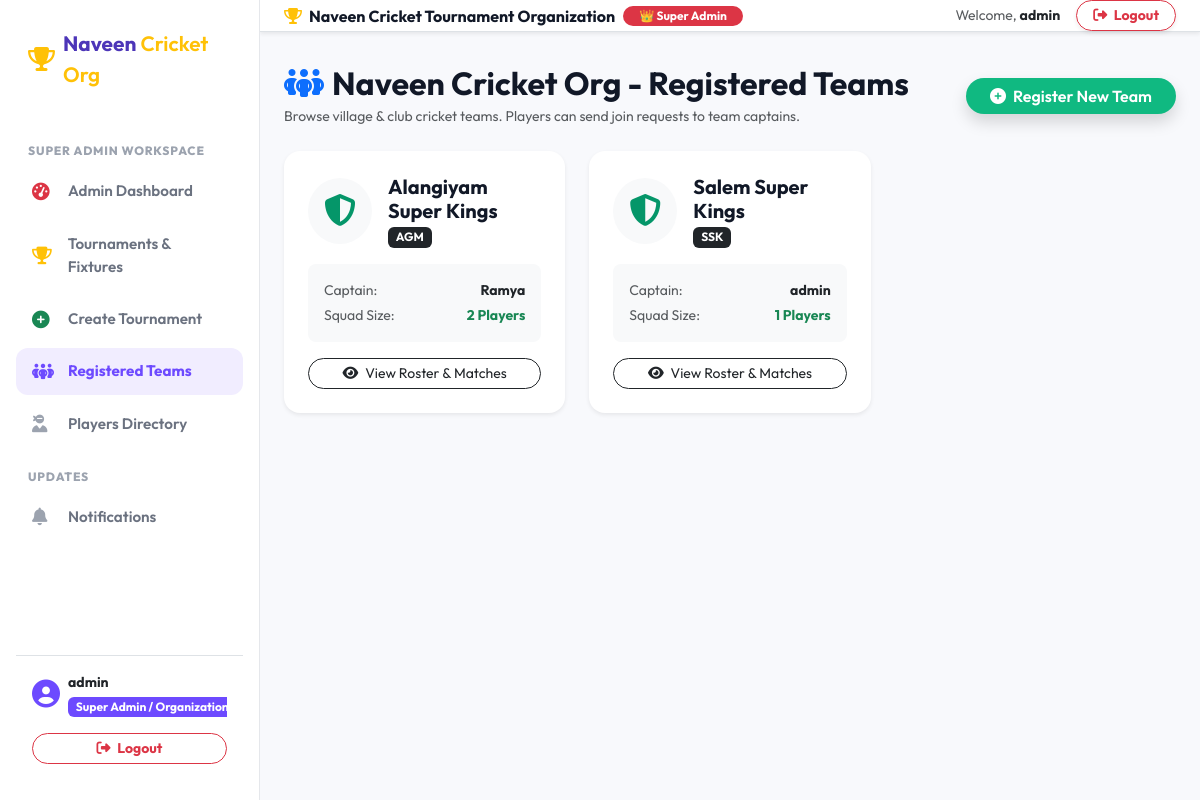
Page /teams/ (signed in) on the earlier database version.
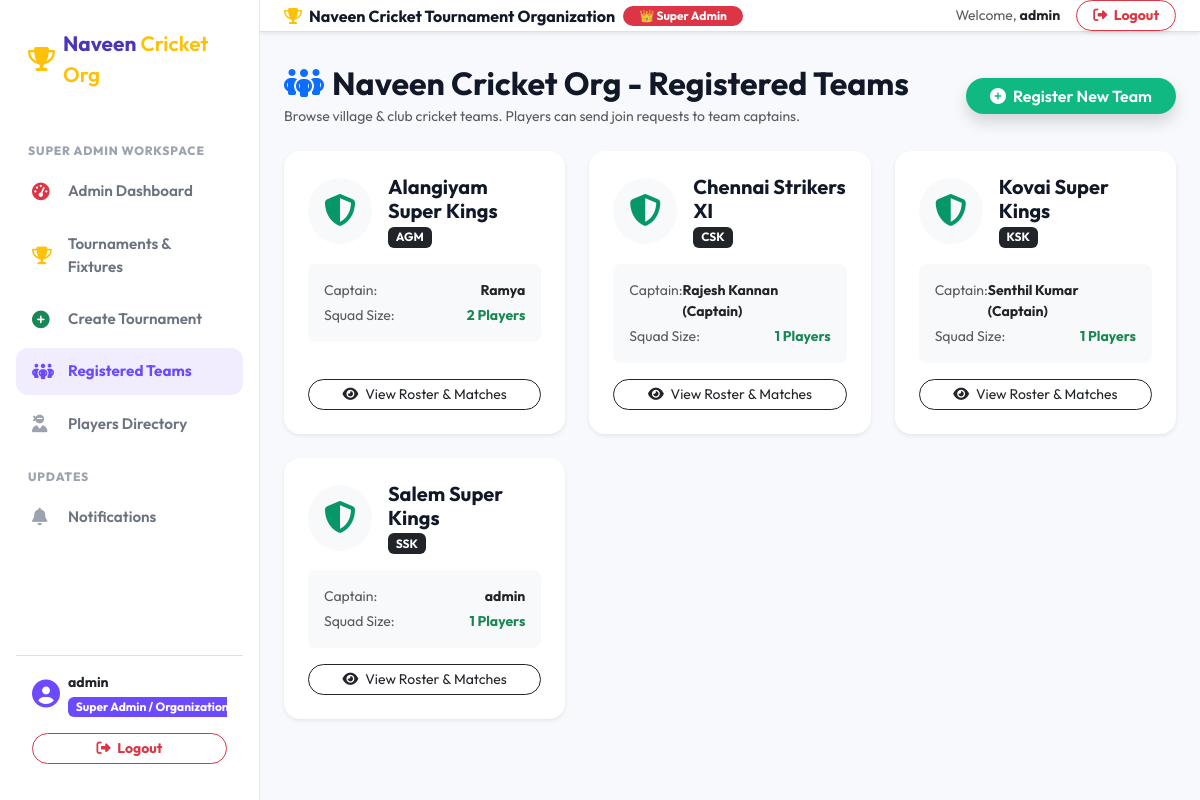
Same page on the later database version.
### apps/accounts/models.py (models this page shows, shortened)
class User(AbstractUser):
    class Role(models.TextChoices):
        ADMIN = 'ADMIN', 'Super Admin / Organization Head'
        CAPTAIN = 'CAPTAIN', 'Team Captain / Owner'
        ORGANIZER = 'ORGANIZER', 'Tournament Organizer'
        PLAYER = 'PLAYER', 'Cricket Player'
    role = models.CharField(
        max_length=20,
        choices=Role.choices,
        default=Role.PLAYER
    )
    phone_number = models.CharField(max_length=15, blank=True, null=True)
    profile_picture = models.ImageField(upload_to='profile_pics/', blank=True, null=True)
    bio = models.TextField(blank=True, null=True)
    is_approved_organizer = models.BooleanField(default=True)
    created_at = models.DateTimeField(auto_now_add=True)
    @property
    def is_admin_role(self):
        return self.role == self.Role.ADMIN or self.is_superuser
    @property
    def is_captain_role(self):
        return self.role in [self.Role.CAPTAIN, self.Role.ORGANIZER] or (hasattr(self, 'created_teams') and self.created_teams.exists())

### apps/teams/models.py (models this page shows, shortened)
class Team(models.Model):
    name = models.CharField(max_length=150)
    short_code = models.CharField(max_length=10)
    logo = models.ImageField(upload_to='team_logos/', blank=True, null=True)
    district = models.ForeignKey('locations.District', on_delete=models.SET_NULL, null=True, blank=True, related_name='teams')
    taluk = models.ForeignKey('locations.Taluk', on_delete=models.SET_NULL, null=True, blank=True, related_name='teams')
    village = models.ForeignKey('locations.Village', on_delete=models.SET_NULL, null=True, blank=True, related_name='teams')
    captain = models.ForeignKey('players.PlayerProfile', on_delete=models.SET_NULL, null=True, blank=True, related_name='captain_teams')
    vice_captain = models.ForeignKey('players.PlayerProfile', on_delete=models.SET_NULL, null=True, blank=True, related_name='vice_captain_teams')
    created_by = models.ForeignKey(settings.AUTH_USER_MODEL, on_delete=models.CASCADE, related_name='created_teams')
    created_at = models.DateTimeField(auto_now_add=True)
    class Meta:
        ordering = ['name']
    @property
    def total_players(self):
        return self.members.count()

### apps/players/models.py (models this page shows, shortened)
class PlayerProfile(models.Model):
    class Gender(models.TextChoices):
        MALE = 'MALE', 'Male'
        FEMALE = 'FEMALE', 'Female'
        OTHER = 'OTHER', 'Other'
    class PlayingRole(models.TextChoices):
        BATSMAN = 'BATSMAN', 'Batsman'
        BOWLER = 'BOWLER', 'Bowler'
        ALL_ROUNDER = 'ALL_ROUNDER', 'All-Rounder'
        WICKET_KEEPER = 'WICKET_KEEPER', 'Wicket-Keeper / Batsman'
    class BattingStyle(models.TextChoices):
        RIGHT_HAND = 'RIGHT_HAND', 'Right Hand'
        LEFT_HAND = 'LEFT_HAND', 'Left Hand'
    class BattingPosition(models.TextChoices):
        OPENING = 'OPENING', 'Opening'
        TOP_ORDER = 'TOP_ORDER', 'Top Order'
        MIDDLE_ORDER = 'MIDDLE_ORDER', 'Middle Order'
        LOWER_ORDER = 'LOWER_ORDER', 'Lower Order'
        FINISHER = 'FINISHER', 'Finisher'
    class BowlingStyle(models.TextChoices):
        RIGHT_ARM_FAST = 'RIGHT_ARM_FAST', 'Right Arm Fast'
        RIGHT_ARM_MEDIUM = 'RIGHT_ARM_MEDIUM', 'Right Arm Medium'
        RIGHT_ARM_SPIN = 'RIGHT_ARM_SPIN', 'Right Arm Spin'
        LEFT_ARM_FAST = 'LEFT_ARM_FAST', 'Left Arm Fast'
        LEFT_ARM_MEDIUM = 'LEFT_ARM_MEDIUM', 'Left Arm Medium'
        LEFT_ARM_SPIN = 'LEFT_ARM_SPIN', 'Left Arm Spin'
        NONE = 'NONE', 'None / Non-Bowler'
    class BowlingType(models.TextChoices):
        PACE = 'PACE', 'Pace'
        SPIN = 'SPIN', 'Spin'
        NONE = 'NONE', 'None'
    class Status(models.TextChoices):
        AVAILABLE = 'AVAILABLE', 'Available'
        IN_TEAM = 'IN_TEAM', 'Assigned to Team'
        INACTIVE = 'INACTIVE', 'Inactive'
    user = models.OneToOneField(settings.AUTH_USER_MODEL, on_delete=models.CASCADE, related_name='player_profile')
    full_name = models.CharField(max_length=150)
    date_of_birth = models.DateField(blank=True, null=True)
    gender = models.CharField(max_length=10, choices=Gender.choices, default=Gender.MALE)
    mobile_number = models.CharField(max_length=15)
    playing_experience_years = models.PositiveIntegerField(default=1, help_text="Experience in years")
    district = models.ForeignKey('locations.District', on_delete=models.SET_NULL, null=True, blank=True, related_name='players')
    taluk = models.ForeignKey('locations.Taluk', on_delete=models.SET_NULL, null=True, blank=True, related_name='players')
    village = models.ForeignKey('locations.Village', on_delete=models.SET_NULL, null=True, blank=True, related_name='players')
    playing_role = models.CharField(max_length=30, choices=PlayingRole.choices, default=PlayingRole.ALL_ROUNDER)
    primary_role = models.CharField(max_length=30, choices=PlayingRole.choices, default=PlayingRole.ALL_ROUNDER)
    secondary_role = models.CharField(max_length=30, choices=PlayingRole.choices, default=PlayingRole.BATSMAN)
    batting_style = models.CharField(max_length=30, choices=BattingStyle.choices, default=BattingStyle.RIGHT_HAND)
    batting_position = models.CharField(max_length=30, choices=BattingPosition.choices, default=BattingPosition.MIDDLE_ORDER)
    bowling_style = models.CharField(max_length=30, choices=BowlingStyle.choices, default=BowlingStyle.RIGHT_ARM_SPIN)
    bowling_type = models.CharField(max_length=15, choices=BowlingType.choices, default=BowlingType.SPIN)
    jersey_number = models.PositiveIntegerField(blank=True, null=True)
    preferred_position = models.CharField(max_length=50, blank=True, null=True, help_text="e.g. No. 3 Batsman / Death Bowler")
    bio = models.TextField(blank=True, null=True)
    current_team = models.ForeignKey('teams.Team', on_delete=models.SET_NULL, null=True, blank=True, related_name='members')
    player_status = models.CharField(max_length=20, choices=Status.choices, default=Status.AVAILABLE)
    profile_photo = models.ImageField(upload_to='player_photos/', blank=True, null=True)
    created_at = models.DateTimeField(auto_now_add=True)

### apps/teams/views.py (the view)
# urls.py: path('', team_list_view, name='team_list'),
@login_required(login_url='login')
def team_list_view(request):
    teams = Team.objects.all().select_related('captain', 'created_by')
    player_profile = getattr(request.user, 'player_profile', None)
    pending_team_ids = []
    if player_profile:
        pending_team_ids = list(TeamJoinRequest.objects.filter(
            player=player_profile,
            status=TeamJoinRequest.Status.PENDING
        ).values_list('team_id', flat=True))
    return render(request, 'teams/team_list.html', {
        'teams': teams,
        'player_profile': player_profile,
        'pending_team_ids': pending_team_ids,
    })

### templates/teams/team_list.html (shortened to what this page needs)
{% extends 'base.html' %}
{% block content %}
<div class="d-flex justify-content-between align-items-center mb-4">
    <div>
        <h2 class="fw-bold text-navy mb-1"><i class="fa-solid fa-people-group text-primary me-2"></i>Naveen Cricket Org - Registered Teams</h2>
        <p class="text-muted small mb-0">Browse village & club cricket teams. Players can send join requests to team captains.</p>
    </div>
    {% if user.is_authenticated and user.is_captain_role %}
        <a href="{% url 'team_create' %}" class="btn btn-emerald rounded-pill px-4 shadow">
            <i class="fa-solid fa-plus-circle me-1"></i> Register New Team
        </a>
    {% endif %}
</div>
<div class="row g-4">
    {% for team in teams %}
        <div class="col-md-6 col-lg-4">
            <div class="card border-0 shadow-sm rounded-4 h-100 p-4 bg-white d-flex flex-column">
                <div class="d-flex align-items-center mb-3">
                    {% if team.logo %}
                        <img src="{{ team.logo.url }}" class="rounded-circle shadow me-3" style="width: 55px; height: 55px; object-fit: cover;" alt="">
                    {% else %}
                        <div class="me-3 p-3 bg-light rounded-circle text-emerald">
                            <i class="fa-solid fa-shield-halved fs-2"></i>
                        </div>
                    {% endif %}
                    <div>
                        <h5 class="fw-bold text-navy mb-0">{{ team.name }}</h5>
                        <span class="badge bg-dark">{{ team.short_code }}</span>
                    </div>
                </div>
                <div class="bg-light p-3 rounded-3 mb-3 small">
                    <div class="d-flex justify-content-between mb-1">
                        <span class="text-muted">Captain:</span>
                        <span class="fw-bold">{{ team.captain.full_name|default:team.created_by.username }}</span>
                    </div>
                    <div class="d-flex justify-content-between">
                        <span class="text-muted">Squad Size:</span>
                        <span class="fw-bold text-success">{{ team.total_players }} Players</span>
                    </div>
                </div>
                <div class="mt-auto d-flex flex-column gap-2">
                    <a href="{% url 'team_detail' team.id %}" class="btn btn-outline-dark w-100 rounded-pill btn-sm">
                        <i class="fa-solid fa-eye me-1"></i> View Roster & Matches
                    </a>
                </div>
            </div>
        </div>
    {% empty %}
        <div class="col-12 text-center py-5 text-muted">No teams registered yet.</div>
    {% endfor %}
</div>
{% endblock %}

### templates/base.html (shortened to what this page needs)
{% load static %}
<!DOCTYPE html>
<html lang="en">
<head>
    <link href="https://cdn.jsdelivr.net/npm/bootstrap@5.3.2/dist/css/bootstrap.min.css" rel="stylesheet">
    <link rel="stylesheet" href="https://cdnjs.cloudflare.com/ajax/libs/font-awesome/6.4.2/css/all.min.css">
    <link rel="stylesheet" href="{% static 'css/style.css' %}">
</head>
<body>
    <div class="app-wrapper">
        {% if user.is_authenticated and request.resolver_match.url_name != 'login' and request.resolver_match.url_name != 'register' %}
            <aside class="app-sidebar d-none d-lg-flex">
                <a href="{% url 'home' %}" class="sidebar-brand">
                    <i class="fa-solid fa-trophy text-warning"></i>
                    <span class="fw-bold">Naveen<span class="text-warning fw-semibold"> Cricket Org</span></span>
                </a>
                <ul class="sidebar-menu">
                    {% if user.is_admin_role %}
                        <div class="sidebar-section-title">Super Admin Workspace</div>
                        <li class="sidebar-item">
                            <a href="{% url 'admin_dashboard' %}" class="sidebar-link {% if 'dashboard/admin' in request.path %}active{% endif %}">
                                <i class="fa-solid fa-gauge-high text-danger"></i> Admin Dashboard
                            </a>
                        </li>
                        <li class="sidebar-item">
                            <a href="{% url 'tournament_list' %}" class="sidebar-link {% if 'tournaments' in request.path %}active{% endif %}">
                                <i class="fa-solid fa-trophy text-warning"></i> Tournaments & Fixtures
                            </a>
                        </li>
                        <li class="sidebar-item">
                            <a href="{% url 'tournament_create' %}" class="sidebar-link {% if 'tournaments/create' in request.path %}active{% endif %}">
                                <i class="fa-solid fa-plus-circle text-success"></i> Create Tournament
                            </a>
                        </li>
                        <li class="sidebar-item">
                            <a href="{% url 'team_list' %}" class="sidebar-link {% if 'teams' in request.path %}active{% endif %}">
                                <i class="fa-solid fa-people-group"></i> Registered Teams
                            </a>
                        </li>
                        <li class="sidebar-item">
                            <a href="{% url 'player_list' %}" class="sidebar-link {% if 'players' in request.path and 'edit' not in request.path %}active{% endif %}">
                                <i class="fa-solid fa-user-ninja"></i> Players Directory
                            </a>
                        </li>
                    {% endif %}
                    <div class="sidebar-section-title">Updates</div>
                    <li class="sidebar-item">
                        <a href="{% url 'notification_list' %}" class="sidebar-link {% if 'notifications' in request.path %}active{% endif %}">
                            <i class="fa-solid fa-bell"></i> Notifications
                        </a>
                    </li>
                </ul>
                <div class="sidebar-user mt-auto p-3 border-top">
                    <div class="d-flex align-items-center mb-3">
                        <i class="fa-solid fa-circle-user fs-3 text-purple me-2"></i>
                        <div class="overflow-hidden">
                            <strong class="d-block text-truncate text-dark small">{{ user.username }}</strong>
                            <small class="badge bg-purple">{{ user.get_role_display }}</small>
                        </div>
                    </div>
                    <form method="post" action="{% url 'logout' %}">
                        <button type="submit" class="btn btn-sm btn-outline-danger w-100 rounded-pill fw-bold">
                            <i class="fa-solid fa-right-from-bracket me-1"></i> Logout
                        </button>
                    </form>
                </div>
            </aside>
        {% endif %}
        <div class="app-content" >
            {% if user.is_authenticated and request.resolver_match.url_name != 'login' and request.resolver_match.url_name != 'register' %}
                <div class="d-none d-lg-flex justify-content-between align-items-center bg-white border-bottom px-4 py-2.5 shadow-sm">
                    <div class="d-flex align-items-center gap-2">
                        <span class="fw-bold text-navy fs-6"><i class="fa-solid fa-trophy text-warning me-1"></i> Naveen Cricket Tournament Organization</span>
                        {% if user.is_admin_role %}
                            <span class="badge bg-danger rounded-pill px-3 py-1">👑 Super Admin</span>
                        {% elif user.is_captain_role %}
                            <span class="badge bg-warning text-dark rounded-pill px-3 py-1">🏏 Team Captain</span>
                        {% else %}
                            <span class="badge bg-success rounded-pill px-3 py-1">🏃 Cricket Player</span>
                        {% endif %}
                    </div>
                    <div class="d-flex align-items-center gap-3">
                        <span class="small text-muted">Welcome, <strong class="text-dark">{{ user.first_name|default:user.username }}</strong></span>
                        <form method="post" action="{% url 'logout' %}" class="d-inline">
                            <button type="submit" class="btn btn-outline-danger btn-sm rounded-pill px-3 fw-bold shadow-sm">
                                <i class="fa-solid fa-right-from-bracket me-1"></i> Logout
                            </button>
                        </form>
                    </div>
                </div>
            {% endif %}
            <main class="container-fluid px-4 my-3 flex-grow-1">
                {% block content %}{% endblock %}
            </main>
        </div>
    </div>
</body>
</html>

Differences in the rows shown:
added Team: name "Chennai Strikers XI", short_code "CSK", captain.full_name "Rajesh Kannan (Captain)", total_players "1"
added Team: name "Kovai Super Kings", short_code "KSK", captain.full_name "Senthil Kumar (Captain)", total_players "1"
